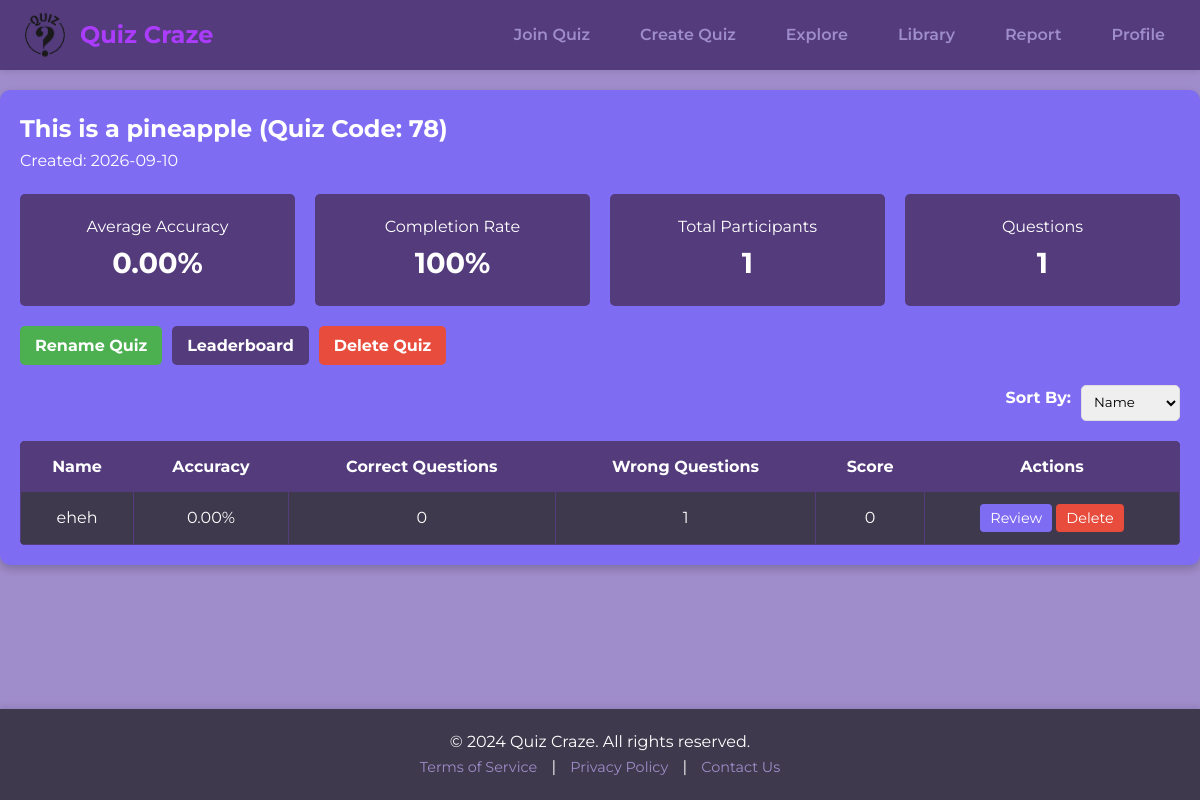
The page /report/Review.php?quizID=78 (signed in) on the database its author committed.
### tables this page shows
CREATE TABLE IF NOT EXISTS `quiz` (
  `quizId` int NOT NULL AUTO_INCREMENT,
  `title` varchar(255) NOT NULL,
  `description` varchar(1000) NOT NULL,
  `userId` int NOT NULL,
  `created_at` date NOT NULL,
  PRIMARY KEY (`quizId`),
  KEY `userId` (`userId`)
);

CREATE TABLE IF NOT EXISTS `attempt` (
  `attemptId` int NOT NULL AUTO_INCREMENT,
  `attemptTime` timestamp NOT NULL,
  `score` int NOT NULL,
  `comment` varchar(1000) NOT NULL,
  `userId` int NOT NULL,
  `quizId` int NOT NULL,
  `correctQuestions` json NOT NULL,
  PRIMARY KEY (`attemptId`),
  KEY `userId` (`userId`),
  KEY `quizId` (`quizId`)
);

CREATE TABLE IF NOT EXISTS `user` (
  `userId` int NOT NULL AUTO_INCREMENT,
  `username` varchar(50) NOT NULL,
  `email` varchar(255) NOT NULL,
  `password` varchar(255) NOT NULL,
  `role` varchar(50) NOT NULL,
  PRIMARY KEY (`userId`)
);

### report/Review.php (the view, shortened to what this page needs)
<?php
include 'db.php';
$quizID = intval($_GET['quizID']);
$query = "SELECT * FROM quiz WHERE quizID = ?";
$stmt = $conn->prepare($query);
$stmt->bind_param("i", $quizID);
$stmt->execute();
$result = $stmt->get_result();
$quiz = $result->fetch_assoc();
$summaryQuery = "
SELECT
    ROUND(AVG(a.score), 2) AS accuracy,
    COUNT(DISTINCT a.userID) AS totalParticipants,
    COUNT(DISTINCT q.questionID) AS totalQuestions
FROM attempt a
LEFT JOIN question q ON a.quizID = q.quizID
WHERE a.quizID = ?";
$stmt = $conn->prepare($summaryQuery);
$stmt->bind_param("i", $quizID);
$stmt->execute();
$summaryResult = $stmt->get_result()->fetch_assoc();
$sortBy = isset($_GET['sortBy']) ? $_GET['sortBy'] : 'name';
switch ($sortBy) {
    case 'name':
    default:
        $orderBy = 'u.username ASC';
        break;
}
$participantQuery = "
SELECT
    u.username AS name,
    ROUND((SUM(CASE WHEN a.score > 0 THEN 1 ELSE 0 END) / COUNT(q.questionID)) * 100, 2) AS accuracy,
    CONCAT(JSON_LENGTH(JSON_EXTRACT(a.correctQuestions, '$')), '/', COUNT(q.questionID)) AS points,
    SUM(a.score) AS totalScore,
    a.userID,
    a.correctQuestions,
    a.attemptId
FROM attempt a
LEFT JOIN question q ON a.quizID = q.quizID
LEFT JOIN user u ON a.userID = u.userID
WHERE a.quizID = ?
GROUP BY a.userID, a.attemptId
ORDER BY $orderBy";
$stmt = $conn->prepare($participantQuery);
$stmt->bind_param("i", $quizID);
$stmt->execute();
$participants = $stmt->get_result()->fetch_all(MYSQLI_ASSOC);
$sqlAttempts = "SELECT correctQuestions FROM attempt WHERE quizId = ?";
$stmt = $conn->prepare($sqlAttempts);
$stmt->bind_param("i", $quizID);
$stmt->execute();
$result1 = $stmt->get_result();
$totalParticipants = $result1->num_rows;
$totalAccuracy = 0;
while ($row = $result1->fetch_assoc()) {
    $data = json_decode($row['correctQuestions'], true);
    $totalCorrect = array_sum($data);
    $totalQuestions = count($data);
    $totalAccuracy += ($totalCorrect / $totalQuestions);
}
$averageAccuracy = $totalParticipants > 0 ? ($totalAccuracy / $totalParticipants) * 100 : 0;
?>
<!DOCTYPE html>
<html lang="en">
<head>
    <link rel="stylesheet" href="styling.css">
</head>
<body>
<header>
    <div class="header-container">
        <div class="logo-container">
            <img src="../rwdd_logo.png" alt="logo" id="logo">
            <span class="site-name">Quiz Craze</span>
        </div>
        <nav class="nav-links" id="nav-links">
            <a href="../createQuiz/join.php">Join Quiz</a>
            <a href="../createQuiz/create.php">Create Quiz</a>
            <a href="../explore/explore.php">Explore</a>
            <a href="../library/LibraryPublished.php">Library</a>
            <a href="../report/reportMainPage.php">Report</a>
            <a href="../profile/profile.php">Profile</a>
        </nav>
    </div>
</header>
    <div class="main-container">
        <div class="report-summary">
            <h2><?php echo htmlspecialchars($quiz['title']); ?> (Quiz Code: <?php echo $quizID; ?>)</h2>
            <p>Created: <?php echo date('Y-m-d'); ?></p>
            <div class="summary-stats" style="display: flex; gap: 20px;">
                <div class="stat-box"><p>Average Accuracy</p><h3><?php echo number_format($averageAccuracy, 2); ?>%</h3></div>
                <div class="stat-box"><p>Completion Rate</p><h3>100%</h3></div>
                <div class="stat-box"><p>Total Participants</p><h3><?php echo $summaryResult['totalParticipants']; ?></h3></div>
                <div class="stat-box"><p>Questions</p><h3><?php echo $summaryResult['totalQuestions']; ?></h3></div>
            </div>
            <div class="button-container" style="margin-top: 20px; display: flex; gap: 10px;">
                <button class="action-btn rename-btn" onclick="renameQuiz()">Rename Quiz</button>
                <button class="action-btn" onclick="location.href='Leaderboard.php?quizID=<?php echo $quizID; ?>'">Leaderboard</button>
                <form method="POST" style="display:inline;">
                    <button class="action-btn delete-btn" type="submit" name="delete_quiz">Delete Quiz</button>
                </form>
            </div>
        </div>
        <div class="sort-by-container" style="margin-top: 20px; display: flex; justify-content: flex-end; gap: 10px;">
            <label for="sortBy" style="font-weight: bold;">Sort By:</label>
            <select id="sortBy" onchange="applySort()">
                <option value="name">Name</option>
            </select>
        </div>
        <table class="participant-table" style="width: 100%; border-collapse: collapse; margin-top: 20px;">
            <thead>
                <tr>
                    <th>Name</th>
                    <th>Accuracy</th>
                    <th>Correct Questions</th>
                    <th>Wrong Questions</th>
                    <th>Score</th>
                    <th>Actions</th>
                </tr>
            </thead>
            <tbody>
                <?php foreach ($participants as $participant): ?>
                    <tr>
                        <td><?php echo htmlspecialchars($participant['name'] ?? 'Unknown'); ?></td>
                        <td><?php echo $participant['accuracy']; ?>%</td>
                        <td><?php echo $participant['trueCount']; ?></td>
                        <td><?php echo $participant['falseCount']; ?></td>
                        <td><?php echo $participant['totalScore']; ?></td>
                        <td>
                            <button class="btn review" onclick="location.href='ReviewComment.php?quizID=<?php echo $quizID; ?>&userID=<?php echo $participant['userID']; ?>'">Review</button>
                            <button class="btn delete" onclick="deleteAttempt('<?php echo $participant['attemptId']; ?>')">Delete</button>
                        </td>
                    </tr>
                <?php endforeach; ?>
            </tbody>
        </table>
    </div>
<footer>
<div class="footer-container">
    <p>&copy; 2024 Quiz Craze. All rights reserved.</p>
    <div class="footer-links">
        <a href="../terms/terms.php">Terms of Service</a> |
        <a href="../privacy/privacy.php">Privacy Policy</a> |
        <a href="../contact/contact.php">Contact Us</a>
    </div>
</div>
</footer>
</body>
</html>

### report/styling.css (style rules this page uses)
* { margin: 0; padding: 0; box-sizing: border-box; font-family: "Montserrat", sans-serif; }
:root { --primary-light: #AB3CFC; --primary-medium: #7E6DF3; --primary-dark: #533B7C; --accent-light: #7C589A; --accent-medium: #9F8CCA; --neutral-dark: #3E394C; }
body { background-color: var(--accent-medium); color: var(--neutral-dark); line-height: 1.6; }
header { background-color: var(--primary-dark); color: #fff; box-shadow: 0 2px 6px rgba(0, 0, 0, 0.1); position: sticky; top: 0; z-index: 1000; }
.header-container { max-width: 1200px; margin: 0 auto; display: flex; justify-content: space-between; align-items: center; padding: 10px 20px; }
.logo-container { display: flex; align-items: center; gap: 10px; }
.logo-container #logo { width: 50px; height: 50px; }
.logo-container .site-name { font-size: 1.5rem; font-weight: bold; color: var(--primary-light); }
.nav-links { display: flex; gap: 20px; }
.nav-links a { color: var(--accent-medium); text-decoration: none; font-size: 1rem; font-weight: 600; padding: 8px 15px; transition: color 0.3s ease, background-color 0.3s ease; border-radius: 5px; }
.main-container { background-color: var(--primary-medium); margin: 30px auto; padding: 20px; max-width: 1200px; border-radius: 10px; box-shadow: 0 4px 8px rgba(0, 0, 0, 0.2); color: #fff; }
table { width: 100%; border-collapse: collapse; background-color: var(--neutral-dark); color: #fff; border-radius: 5px; overflow: hidden; }
th, td { padding: 12px; text-align: center; border: 1px solid var(--primary-light); }
th { background-color: var(--primary-dark); color: #fff; }
button, .action-btn { padding: 8px 15px; border: none; background-color: var(--primary-dark); color: #fff; border-radius: 5px; cursor: pointer; transition: background-color 0.3s ease; }
footer { background-color: var(--neutral-dark); color: #fff; padding: 20px; text-align: center; position: fixed; bottom: 0; width: 100%; box-shadow: 0 -2px 6px rgba(0, 0, 0, 0.1); }
.footer-container { display: flex; flex-direction: column; align-items: center; }
.footer-links a { color: var(--accent-medium); text-decoration: none; margin: 0 10px; font-size: 0.9rem; transition: color 0.3s ease; }

### report/Review.php (style rules this page uses)
.main-container { max-width: 1200px; margin: 20px auto; padding: 20px; background-color: #7e6df3; border-radius: 10px; box-shadow: 0 4px 8px rgba(0, 0, 0, 0.2); color: #fff; }
.report-summary { text-align: left; margin-bottom: 20px; }
.summary-stats { display: flex; justify-content: space-between; gap: 10px; margin-top: 20px; }
.stat-box { background-color: #533b7c; padding: 20px; border-radius: 5px; text-align: center; flex: 1; color: #fff; }
.stat-box h3 { font-size: 1.8rem; margin: 0; }
.button-container { display: flex; gap: 10px; margin-top: 20px; }
.action-btn { background-color: #533b7c; color: white; padding: 10px 15px; font-size: 1rem; font-weight: bold; border: none; border-radius: 5px; cursor: pointer; transition: all 0.3s ease; }
.rename-btn { background-color: #4CAF50; }
.delete-btn { background-color: #e74c3c; }
.sort-by-container { text-align: right; margin-top: 10px; }
.sort-by-container select { padding: 8px; border-radius: 5px; border: 1px solid #ddd; }
.participant-table { width: 100%; border-collapse: collapse; margin-top: 20px; color: #333; }
.participant-table th, .participant-table td { padding: 12px; text-align: center; border: 1px solid #533b7c; background-color: #3e394c; color: #fff; }
.participant-table th { background-color: #533b7c; color: #fff; }
.btn { padding: 5px 10px; border: none; border-radius: 4px; cursor: pointer; font-size: 0.9rem; }
.review { background-color: #7e6df3; color: white; }
.delete { background-color: #e74c3c; color: white; }

### rows shown on the page
quiz: title "This is a pineapple"
attempt: userId "0.00", userId.username "eheh", accuracy "0.00", trueCount "0", userId "1", totalScore "0"

### other values the page prints
$quizID "78"
$summaryResult['totalParticipants'] "1"
$summaryResult['totalQuestions'] "1"
